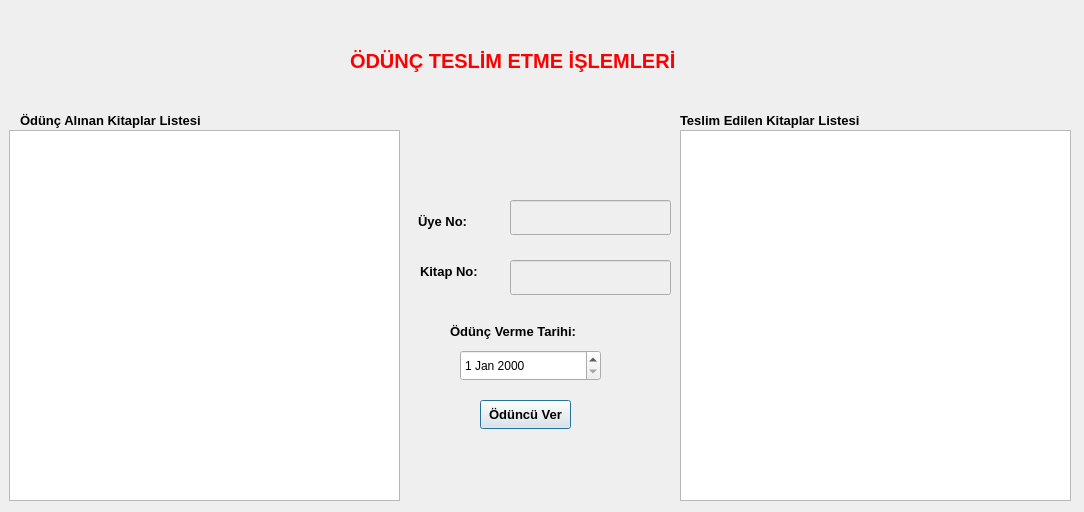
<?xml version="1.0" encoding="UTF-8"?>
<ui version="4.0">
 <class>OduncTeslimEtme</class>
 <widget class="QDialog" name="OduncTeslimEtme">
  <property name="geometry">
   <rect>
    <x>0</x>
    <y>0</y>
    <width>1084</width>
    <height>512</height>
   </rect>
  </property>
  <property name="windowTitle">
   <string>Dialog</string>
  </property>
  <widget class="QLabel" name="label">
   <property name="geometry">
    <rect>
     <x>20</x>
     <y>110</y>
     <width>261</width>
     <height>20</height>
    </rect>
   </property>
   <property name="font">
    <font>
     <pointsize>10</pointsize>
     <bold>true</bold>
    </font>
   </property>
   <property name="text">
    <string>Ödünç Alınan Kitaplar Listesi</string>
   </property>
  </widget>
  <widget class="QLabel" name="label_2">
   <property name="geometry">
    <rect>
     <x>680</x>
     <y>110</y>
     <width>301</width>
     <height>20</height>
    </rect>
   </property>
   <property name="font">
    <font>
     <pointsize>10</pointsize>
     <bold>true</bold>
    </font>
   </property>
   <property name="text">
    <string>Teslim Edilen Kitaplar Listesi</string>
   </property>
  </widget>
  <widget class="QTableView" name="oduncAlinanKitaplarTablosu">
   <property name="geometry">
    <rect>
     <x>9</x>
     <y>130</y>
     <width>391</width>
     <height>371</height>
    </rect>
   </property>
  </widget>
  <widget class="QTableView" name="teslimEdilenKitaplar">
   <property name="geometry">
    <rect>
     <x>680</x>
     <y>130</y>
     <width>391</width>
     <height>371</height>
    </rect>
   </property>
  </widget>
  <widget class="QLabel" name="label_3">
   <property name="geometry">
    <rect>
     <x>350</x>
     <y>10</y>
     <width>391</width>
     <height>101</height>
    </rect>
   </property>
   <property name="palette">
    <palette>
     <active>
      <colorrole role="WindowText">
       <brush brushstyle="SolidPattern">
        <color alpha="255">
         <red>255</red>
         <green>0</green>
         <blue>0</blue>
        </color>
       </brush>
      </colorrole>
     </active>
     <inactive>
      <colorrole role="WindowText">
       <brush brushstyle="SolidPattern">
        <color alpha="255">
         <red>255</red>
         <green>0</green>
         <blue>0</blue>
        </color>
       </brush>
      </colorrole>
     </inactive>
     <disabled/>
    </palette>
   </property>
   <property name="font">
    <font>
     <pointsize>15</pointsize>
     <bold>true</bold>
    </font>
   </property>
   <property name="text">
    <string>ÖDÜNÇ TESLİM ETME İŞLEMLERİ</string>
   </property>
  </widget>
  <widget class="QLabel" name="label_6">
   <property name="geometry">
    <rect>
     <x>420</x>
     <y>260</y>
     <width>81</width>
     <height>22</height>
    </rect>
   </property>
   <property name="font">
    <font>
     <pointsize>10</pointsize>
     <bold>true</bold>
    </font>
   </property>
   <property name="text">
    <string>Kitap No:</string>
   </property>
  </widget>
  <widget class="QLineEdit" name="userID">
   <property name="enabled">
    <bool>false</bool>
   </property>
   <property name="geometry">
    <rect>
     <x>510</x>
     <y>200</y>
     <width>161</width>
     <height>35</height>
    </rect>
   </property>
  </widget>
  <widget class="QLabel" name="label_7">
   <property name="geometry">
    <rect>
     <x>450</x>
     <y>320</y>
     <width>171</width>
     <height>22</height>
    </rect>
   </property>
   <property name="font">
    <font>
     <pointsize>10</pointsize>
     <bold>true</bold>
    </font>
   </property>
   <property name="text">
    <string>Ödünç Verme Tarihi:</string>
   </property>
  </widget>
  <widget class="QLabel" name="label_5">
   <property name="geometry">
    <rect>
     <x>418</x>
     <y>210</y>
     <width>71</width>
     <height>22</height>
    </rect>
   </property>
   <property name="font">
    <font>
     <pointsize>10</pointsize>
     <bold>true</bold>
    </font>
   </property>
   <property name="text">
    <string>Üye No:</string>
   </property>
  </widget>
  <widget class="QDateEdit" name="dateEdit">
   <property name="geometry">
    <rect>
     <x>460</x>
     <y>350</y>
     <width>141</width>
     <height>31</height>
    </rect>
   </property>
  </widget>
  <widget class="QLineEdit" name="bookID">
   <property name="enabled">
    <bool>false</bool>
   </property>
   <property name="geometry">
    <rect>
     <x>510</x>
     <y>260</y>
     <width>161</width>
     <height>35</height>
    </rect>
   </property>
  </widget>
  <widget class="QPushButton" name="oduncuVer">
   <property name="geometry">
    <rect>
     <x>480</x>
     <y>400</y>
     <width>91</width>
     <height>29</height>
    </rect>
   </property>
   <property name="font">
    <font>
     <pointsize>10</pointsize>
     <bold>true</bold>
    </font>
   </property>
   <property name="text">
    <string>Ödüncü Ver</string>
   </property>
  </widget>
  <widget class="QLineEdit" name="firstDate">
   <property name="enabled">
    <bool>false</bool>
   </property>
   <property name="geometry">
    <rect>
     <x>430</x>
     <y>450</y>
     <width>0</width>
     <height>0</height>
    </rect>
   </property>
  </widget>
 </widget>
 <resources/>
 <connections/>
</ui>
